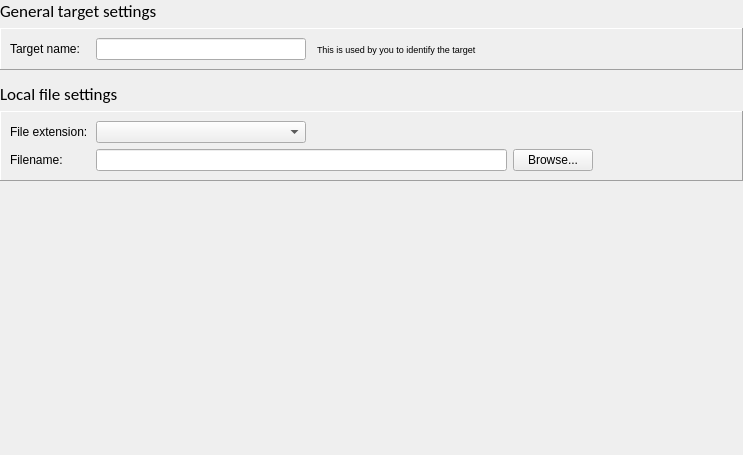
<?xml version="1.0" encoding="UTF-8"?>
<ui version="4.0">
 <class>FileTargetSettingsPage</class>
 <widget class="QWidget" name="FileTargetSettingsPage">
  <property name="geometry">
   <rect>
    <x>0</x>
    <y>0</y>
    <width>743</width>
    <height>455</height>
   </rect>
  </property>
  <property name="windowTitle">
   <string>Form</string>
  </property>
  <layout class="QVBoxLayout" name="verticalLayout">
   <property name="leftMargin">
    <number>0</number>
   </property>
   <property name="topMargin">
    <number>0</number>
   </property>
   <property name="rightMargin">
    <number>0</number>
   </property>
   <property name="bottomMargin">
    <number>0</number>
   </property>
   <item>
    <widget class="QLabel" name="label_2">
     <property name="font">
      <font>
       <family>Calibri</family>
       <pointsize>13</pointsize>
      </font>
     </property>
     <property name="text">
      <string>General target settings</string>
     </property>
    </widget>
   </item>
   <item>
    <widget class="StyledFrame" name="frame_2">
     <property name="frameShape">
      <enum>QFrame::Panel</enum>
     </property>
     <property name="frameShadow">
      <enum>QFrame::Raised</enum>
     </property>
     <layout class="QGridLayout" name="gridLayout_2" columnstretch="0,1,2">
      <item row="0" column="1">
       <widget class="QLineEdit" name="nameEdit"/>
      </item>
      <item row="0" column="0">
       <widget class="QLabel" name="nameLbl">
        <property name="minimumSize">
         <size>
          <width>80</width>
          <height>0</height>
         </size>
        </property>
        <property name="text">
         <string>Target name:</string>
        </property>
        <property name="buddy">
         <cstring>nameEdit</cstring>
        </property>
       </widget>
      </item>
      <item row="0" column="2">
       <widget class="QLabel" name="label_3">
        <property name="sizePolicy">
         <sizepolicy hsizetype="Expanding" vsizetype="Preferred">
          <horstretch>0</horstretch>
          <verstretch>0</verstretch>
         </sizepolicy>
        </property>
        <property name="font">
         <font>
          <pointsize>7</pointsize>
         </font>
        </property>
        <property name="text">
         <string>This is used by you to identify the target</string>
        </property>
        <property name="indent">
         <number>5</number>
        </property>
       </widget>
      </item>
     </layout>
    </widget>
   </item>
   <item>
    <spacer name="verticalSpacer">
     <property name="orientation">
      <enum>Qt::Vertical</enum>
     </property>
     <property name="sizeType">
      <enum>QSizePolicy::Fixed</enum>
     </property>
     <property name="sizeHint" stdset="0">
      <size>
       <width>20</width>
       <height>7</height>
      </size>
     </property>
    </spacer>
   </item>
   <item>
    <widget class="QLabel" name="label">
     <property name="font">
      <font>
       <family>Calibri</family>
       <pointsize>13</pointsize>
      </font>
     </property>
     <property name="text">
      <string>Local file settings</string>
     </property>
    </widget>
   </item>
   <item>
    <widget class="StyledFrame" name="frame">
     <property name="frameShape">
      <enum>QFrame::Panel</enum>
     </property>
     <property name="frameShadow">
      <enum>QFrame::Raised</enum>
     </property>
     <layout class="QGridLayout" name="gridLayout" columnstretch="0,3,4,2">
      <item row="0" column="3">
       <spacer name="horizontalSpacer_2">
        <property name="orientation">
         <enum>Qt::Horizontal</enum>
        </property>
        <property name="sizeHint" stdset="0">
         <size>
          <width>40</width>
          <height>20</height>
         </size>
        </property>
       </spacer>
      </item>
      <item row="0" column="0">
       <widget class="QLabel" name="fileTypeLbl">
        <property name="minimumSize">
         <size>
          <width>80</width>
          <height>0</height>
         </size>
        </property>
        <property name="text">
         <string>File extension:</string>
        </property>
        <property name="buddy">
         <cstring>fileTypeCombo</cstring>
        </property>
       </widget>
      </item>
      <item row="1" column="0">
       <widget class="QLabel" name="filenameLbl">
        <property name="text">
         <string>Filename:</string>
        </property>
        <property name="buddy">
         <cstring>filenameEdit</cstring>
        </property>
       </widget>
      </item>
      <item row="0" column="1">
       <widget class="QComboBox" name="fileTypeCombo"/>
      </item>
      <item row="0" column="2">
       <spacer name="horizontalSpacer_4">
        <property name="orientation">
         <enum>Qt::Horizontal</enum>
        </property>
        <property name="sizeHint" stdset="0">
         <size>
          <width>40</width>
          <height>20</height>
         </size>
        </property>
       </spacer>
      </item>
      <item row="1" column="1" colspan="2">
       <widget class="QWidget" name="widget_2" native="true">
        <layout class="QGridLayout" name="gridLayout_3">
         <property name="leftMargin">
          <number>0</number>
         </property>
         <property name="topMargin">
          <number>0</number>
         </property>
         <property name="rightMargin">
          <number>0</number>
         </property>
         <property name="bottomMargin">
          <number>0</number>
         </property>
         <item row="0" column="0">
          <widget class="QLineEdit" name="filenameEdit"/>
         </item>
         <item row="0" column="1">
          <widget class="QPushButton" name="filenameBtn">
           <property name="text">
            <string>Browse...</string>
           </property>
          </widget>
         </item>
        </layout>
       </widget>
      </item>
     </layout>
    </widget>
   </item>
   <item>
    <widget class="EmbossWidgetLarge" name="widget" native="true">
     <property name="sizePolicy">
      <sizepolicy hsizetype="Preferred" vsizetype="MinimumExpanding">
       <horstretch>0</horstretch>
       <verstretch>0</verstretch>
      </sizepolicy>
     </property>
    </widget>
   </item>
  </layout>
 </widget>
 <customwidgets>
  <customwidget>
   <class>StyledFrame</class>
   <extends>QFrame</extends>
   <header>Widgets/styledframe.h</header>
   <container>1</container>
  </customwidget>
  <customwidget>
   <class>EmbossWidgetLarge</class>
   <extends>QWidget</extends>
   <header>Widgets/embosswidget.h</header>
   <container>1</container>
  </customwidget>
 </customwidgets>
 <tabstops>
  <tabstop>nameEdit</tabstop>
  <tabstop>fileTypeCombo</tabstop>
  <tabstop>filenameEdit</tabstop>
  <tabstop>filenameBtn</tabstop>
 </tabstops>
 <resources/>
 <connections/>
</ui>
